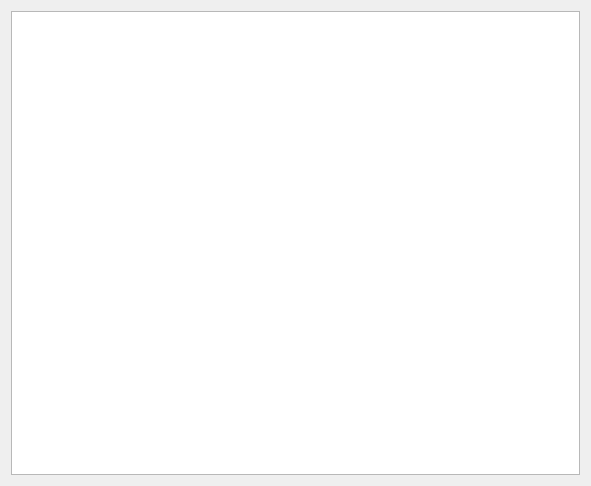
<?xml version="1.0" encoding="UTF-8"?>
<ui version="4.0">
 <class>mypicwg</class>
 <widget class="QWidget" name="mypicwg">
  <property name="geometry">
   <rect>
    <x>0</x>
    <y>0</y>
    <width>591</width>
    <height>486</height>
   </rect>
  </property>
  <property name="windowTitle">
   <string>Form</string>
  </property>
  <layout class="QGridLayout" name="gridLayout">
   <item row="0" column="0">
    <widget class="QListWidget" name="piclistwg"/>
   </item>
  </layout>
 </widget>
 <resources/>
 <connections/>
</ui>
